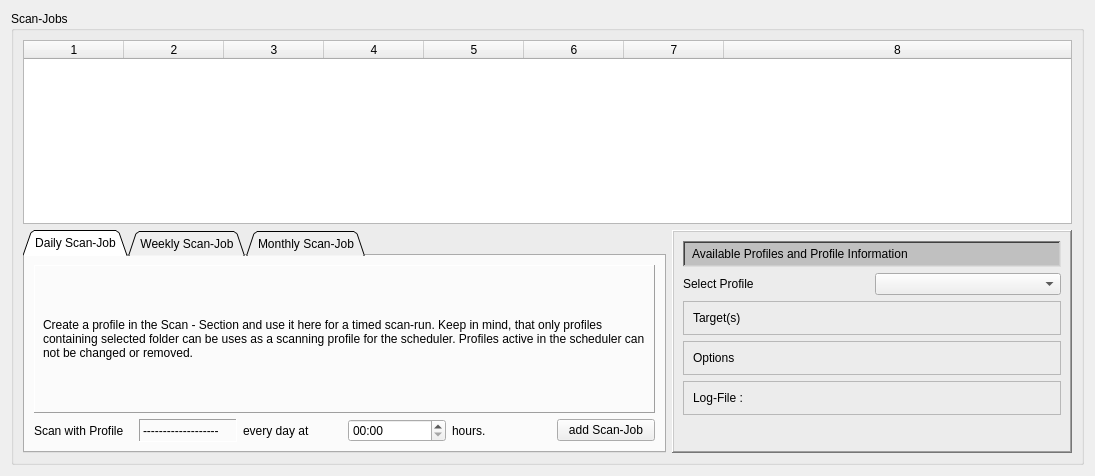
<?xml version="1.0" encoding="UTF-8"?>
<ui version="4.0">
 <class>scheduler</class>
 <widget class="QWidget" name="scheduler">
  <property name="geometry">
   <rect>
    <x>0</x>
    <y>0</y>
    <width>1095</width>
    <height>476</height>
   </rect>
  </property>
  <property name="windowTitle">
   <string>Form</string>
  </property>
  <layout class="QGridLayout" name="gridLayout">
   <item row="0" column="0">
    <widget class="QGroupBox" name="groupBox">
     <property name="title">
      <string>Scan-Jobs</string>
     </property>
     <layout class="QGridLayout" name="gridLayout_2">
      <item row="1" column="0">
       <widget class="QTabWidget" name="tabWidget">
        <property name="tabPosition">
         <enum>QTabWidget::North</enum>
        </property>
        <property name="tabShape">
         <enum>QTabWidget::Triangular</enum>
        </property>
        <property name="currentIndex">
         <number>0</number>
        </property>
        <property name="iconSize">
         <size>
          <width>22</width>
          <height>22</height>
         </size>
        </property>
        <property name="elideMode">
         <enum>Qt::ElideRight</enum>
        </property>
        <widget class="QWidget" name="dailyTab">
         <attribute name="icon">
          <iconset resource="../resources.qrc">
           <normaloff>:/icons/icons/daily.png</normaloff>:/icons/icons/daily.png</iconset>
         </attribute>
         <attribute name="title">
          <string>Daily Scan-Job</string>
         </attribute>
         <layout class="QGridLayout" name="gridLayout_3">
          <item row="1" column="0">
           <widget class="QLabel" name="dailyScanWithLabel">
            <property name="text">
             <string>Scan with Profile</string>
            </property>
           </widget>
          </item>
          <item row="1" column="1">
           <widget class="QLabel" name="dailyProfileLabel">
            <property name="frameShape">
             <enum>QFrame::Panel</enum>
            </property>
            <property name="frameShadow">
             <enum>QFrame::Sunken</enum>
            </property>
            <property name="text">
             <string>-------------------</string>
            </property>
           </widget>
          </item>
          <item row="1" column="2">
           <widget class="QLabel" name="dailyAtLabel">
            <property name="text">
             <string>every day at</string>
            </property>
           </widget>
          </item>
          <item row="1" column="3">
           <widget class="QTimeEdit" name="dailyTimeEdit">
            <property name="displayFormat">
             <string>hh:mm</string>
            </property>
           </widget>
          </item>
          <item row="1" column="4">
           <widget class="QLabel" name="dailyAClockLabel">
            <property name="text">
             <string>hours.</string>
            </property>
           </widget>
          </item>
          <item row="1" column="5">
           <widget class="QPushButton" name="dailyAddScanJobButton">
            <property name="text">
             <string>add Scan-Job</string>
            </property>
            <property name="icon">
             <iconset resource="../resources.qrc">
              <normaloff>:/icons/icons/scheduleAddButton.png</normaloff>:/icons/icons/scheduleAddButton.png</iconset>
            </property>
            <property name="iconSize">
             <size>
              <width>22</width>
              <height>22</height>
             </size>
            </property>
           </widget>
          </item>
          <item row="0" column="0" colspan="6">
           <widget class="QLabel" name="dailyInfoLabel">
            <property name="styleSheet">
             <string notr="true">padding:5px</string>
            </property>
            <property name="frameShape">
             <enum>QFrame::Panel</enum>
            </property>
            <property name="frameShadow">
             <enum>QFrame::Raised</enum>
            </property>
            <property name="text">
             <string>Create a profile in the Scan - Section and use it here for a timed scan-run. Keep in mind, that only profiles containing selected folder can be uses as a scanning profile for the scheduler. Profiles active in the scheduler can not be changed or removed.</string>
            </property>
            <property name="wordWrap">
             <bool>true</bool>
            </property>
           </widget>
          </item>
         </layout>
        </widget>
        <widget class="QWidget" name="weeklyTab">
         <attribute name="icon">
          <iconset resource="../resources.qrc">
           <normaloff>:/icons/icons/weekly.png</normaloff>:/icons/icons/weekly.png</iconset>
         </attribute>
         <attribute name="title">
          <string>Weekly Scan-Job</string>
         </attribute>
         <layout class="QGridLayout" name="gridLayout_4">
          <item row="1" column="0">
           <widget class="QLabel" name="weeklyScanWithLabel">
            <property name="text">
             <string>Scan with Profile</string>
            </property>
           </widget>
          </item>
          <item row="1" column="1">
           <widget class="QLabel" name="weeklyProfileLabel">
            <property name="frameShape">
             <enum>QFrame::Panel</enum>
            </property>
            <property name="frameShadow">
             <enum>QFrame::Sunken</enum>
            </property>
            <property name="text">
             <string>-------------------</string>
            </property>
           </widget>
          </item>
          <item row="1" column="2">
           <widget class="QLabel" name="weeklyEveryLabel">
            <property name="text">
             <string>every</string>
            </property>
           </widget>
          </item>
          <item row="1" column="3">
           <widget class="QComboBox" name="weeklyDayOfWeekComboBox">
            <item>
             <property name="text">
              <string>Monday</string>
             </property>
            </item>
            <item>
             <property name="text">
              <string>Tuesday</string>
             </property>
            </item>
            <item>
             <property name="text">
              <string>Wednesday</string>
             </property>
            </item>
            <item>
             <property name="text">
              <string>Thursdas</string>
             </property>
            </item>
            <item>
             <property name="text">
              <string>Friday</string>
             </property>
            </item>
            <item>
             <property name="text">
              <string>Saturday</string>
             </property>
            </item>
            <item>
             <property name="text">
              <string>Sunday</string>
             </property>
            </item>
           </widget>
          </item>
          <item row="1" column="4">
           <widget class="QLabel" name="weeklyAtLabel">
            <property name="text">
             <string>at</string>
            </property>
           </widget>
          </item>
          <item row="1" column="5">
           <widget class="QTimeEdit" name="weeklyTimeEdit">
            <property name="displayFormat">
             <string>hh:mm</string>
            </property>
           </widget>
          </item>
          <item row="1" column="6">
           <widget class="QLabel" name="weeklyAClockLabel">
            <property name="text">
             <string>hours.</string>
            </property>
           </widget>
          </item>
          <item row="1" column="7">
           <widget class="QPushButton" name="weeklyAddScanJobButton">
            <property name="text">
             <string>add Scan-Job</string>
            </property>
            <property name="icon">
             <iconset resource="../resources.qrc">
              <normaloff>:/icons/icons/scheduleAddButton.png</normaloff>:/icons/icons/scheduleAddButton.png</iconset>
            </property>
            <property name="iconSize">
             <size>
              <width>22</width>
              <height>22</height>
             </size>
            </property>
           </widget>
          </item>
          <item row="0" column="0" colspan="8">
           <widget class="QLabel" name="weeklyInfoLabel">
            <property name="styleSheet">
             <string notr="true">padding:5px</string>
            </property>
            <property name="frameShape">
             <enum>QFrame::Panel</enum>
            </property>
            <property name="frameShadow">
             <enum>QFrame::Raised</enum>
            </property>
            <property name="text">
             <string>Create a profile in the Scan - Section and use it here for a timed scan-run. Keep in mind, that only profiles containing selected folder can be uses as a scanning profile for the scheduler. Profiles active in the scheduler can not be changed or removed.</string>
            </property>
            <property name="wordWrap">
             <bool>true</bool>
            </property>
           </widget>
          </item>
         </layout>
        </widget>
        <widget class="QWidget" name="monthlyTab">
         <attribute name="icon">
          <iconset resource="../resources.qrc">
           <normaloff>:/icons/icons/monthly.png</normaloff>:/icons/icons/monthly.png</iconset>
         </attribute>
         <attribute name="title">
          <string>Monthly Scan-Job</string>
         </attribute>
         <layout class="QGridLayout" name="gridLayout_5">
          <item row="1" column="0">
           <widget class="QLabel" name="monthlyScanWithLabel">
            <property name="text">
             <string>Scan with Profile</string>
            </property>
           </widget>
          </item>
          <item row="1" column="1">
           <widget class="QLabel" name="monthlyProfileLable">
            <property name="frameShape">
             <enum>QFrame::Panel</enum>
            </property>
            <property name="frameShadow">
             <enum>QFrame::Sunken</enum>
            </property>
            <property name="text">
             <string>-------------------</string>
            </property>
           </widget>
          </item>
          <item row="1" column="2">
           <widget class="QLabel" name="monthlyEveryLabel">
            <property name="text">
             <string>at the</string>
            </property>
           </widget>
          </item>
          <item row="1" column="3">
           <widget class="QSpinBox" name="monthlyDaySpinBox">
            <property name="minimum">
             <number>1</number>
            </property>
            <property name="maximum">
             <number>28</number>
            </property>
           </widget>
          </item>
          <item row="1" column="4">
           <widget class="QLabel" name="monthlyAtLabel">
            <property name="text">
             <string>day at</string>
            </property>
           </widget>
          </item>
          <item row="1" column="5">
           <widget class="QTimeEdit" name="monthlyTimeEdit">
            <property name="displayFormat">
             <string>hh:mm</string>
            </property>
           </widget>
          </item>
          <item row="1" column="6">
           <widget class="QLabel" name="monthlyAClockLabel">
            <property name="text">
             <string>hours.</string>
            </property>
           </widget>
          </item>
          <item row="1" column="7">
           <widget class="QPushButton" name="monthlyAddScanJobButton">
            <property name="text">
             <string>add Scan-Job</string>
            </property>
            <property name="icon">
             <iconset resource="../resources.qrc">
              <normaloff>:/icons/icons/scheduleAddButton.png</normaloff>:/icons/icons/scheduleAddButton.png</iconset>
            </property>
            <property name="iconSize">
             <size>
              <width>22</width>
              <height>22</height>
             </size>
            </property>
           </widget>
          </item>
          <item row="0" column="0" colspan="8">
           <widget class="QLabel" name="monthlyInfoLabel">
            <property name="styleSheet">
             <string notr="true">padding:5px</string>
            </property>
            <property name="frameShape">
             <enum>QFrame::Panel</enum>
            </property>
            <property name="frameShadow">
             <enum>QFrame::Raised</enum>
            </property>
            <property name="text">
             <string>Create a profile in the Scan - Section and use it here for a timed scan-run. Keep in mind, that only profiles containing selected folder can be uses as a scanning profile for the scheduler. Profiles active in the scheduler can not be changed or removed.</string>
            </property>
            <property name="wordWrap">
             <bool>true</bool>
            </property>
           </widget>
          </item>
         </layout>
        </widget>
       </widget>
      </item>
      <item row="0" column="0" colspan="2">
       <widget class="QTableWidget" name="scanJobTableWidget">
        <property name="editTriggers">
         <set>QAbstractItemView::NoEditTriggers</set>
        </property>
        <property name="showDropIndicator" stdset="0">
         <bool>false</bool>
        </property>
        <property name="wordWrap">
         <bool>false</bool>
        </property>
        <property name="columnCount">
         <number>8</number>
        </property>
        <attribute name="horizontalHeaderCascadingSectionResizes">
         <bool>true</bool>
        </attribute>
        <attribute name="horizontalHeaderShowSortIndicator" stdset="0">
         <bool>true</bool>
        </attribute>
        <attribute name="horizontalHeaderStretchLastSection">
         <bool>true</bool>
        </attribute>
        <attribute name="verticalHeaderVisible">
         <bool>false</bool>
        </attribute>
        <attribute name="verticalHeaderStretchLastSection">
         <bool>false</bool>
        </attribute>
        <column/>
        <column/>
        <column/>
        <column/>
        <column/>
        <column/>
        <column/>
        <column/>
       </widget>
      </item>
      <item row="1" column="1">
       <widget class="QFrame" name="profileInfoFrame">
        <property name="minimumSize">
         <size>
          <width>400</width>
          <height>0</height>
         </size>
        </property>
        <property name="frameShape">
         <enum>QFrame::WinPanel</enum>
        </property>
        <property name="frameShadow">
         <enum>QFrame::Raised</enum>
        </property>
        <layout class="QGridLayout" name="gridLayout_8">
         <item row="0" column="0">
          <widget class="QLabel" name="profileInfoHeaderLabel">
           <property name="styleSheet">
            <string notr="true">padding:5px;background:#c0c0c0</string>
           </property>
           <property name="frameShape">
            <enum>QFrame::WinPanel</enum>
           </property>
           <property name="frameShadow">
            <enum>QFrame::Sunken</enum>
           </property>
           <property name="text">
            <string>Available Profiles and Profile Information</string>
           </property>
          </widget>
         </item>
         <item row="1" column="0">
          <layout class="QHBoxLayout" name="horizontalLayout">
           <item>
            <widget class="QLabel" name="profileLabel">
             <property name="text">
              <string>Select Profile</string>
             </property>
            </widget>
           </item>
           <item>
            <widget class="QComboBox" name="profileComboBox"/>
           </item>
          </layout>
         </item>
         <item row="2" column="0">
          <widget class="QFrame" name="frame">
           <property name="frameShape">
            <enum>QFrame::StyledPanel</enum>
           </property>
           <property name="frameShadow">
            <enum>QFrame::Raised</enum>
           </property>
           <layout class="QHBoxLayout" name="horizontalLayout_4">
            <item>
             <layout class="QHBoxLayout" name="horizontalLayout_2">
              <item>
               <widget class="QLabel" name="targetLabel">
                <property name="text">
                 <string>Target(s)</string>
                </property>
                <property name="alignment">
                 <set>Qt::AlignLeading|Qt::AlignLeft|Qt::AlignTop</set>
                </property>
               </widget>
              </item>
              <item>
               <widget class="QLabel" name="targetInfoLabel">
                <property name="styleSheet">
                 <string notr="true"/>
                </property>
                <property name="frameShape">
                 <enum>QFrame::NoFrame</enum>
                </property>
                <property name="frameShadow">
                 <enum>QFrame::Plain</enum>
                </property>
                <property name="text">
                 <string/>
                </property>
                <property name="scaledContents">
                 <bool>true</bool>
                </property>
                <property name="alignment">
                 <set>Qt::AlignLeading|Qt::AlignLeft|Qt::AlignTop</set>
                </property>
                <property name="wordWrap">
                 <bool>true</bool>
                </property>
               </widget>
              </item>
             </layout>
            </item>
           </layout>
          </widget>
         </item>
         <item row="3" column="0">
          <widget class="QFrame" name="frame_2">
           <property name="frameShape">
            <enum>QFrame::StyledPanel</enum>
           </property>
           <property name="frameShadow">
            <enum>QFrame::Raised</enum>
           </property>
           <layout class="QGridLayout" name="gridLayout_6">
            <item row="0" column="0">
             <layout class="QHBoxLayout" name="horizontalLayout_3">
              <item>
               <widget class="QLabel" name="optionsLabel">
                <property name="text">
                 <string>Options</string>
                </property>
                <property name="alignment">
                 <set>Qt::AlignLeading|Qt::AlignLeft|Qt::AlignTop</set>
                </property>
               </widget>
              </item>
              <item>
               <widget class="QLabel" name="optionsInfoLabel">
                <property name="frameShape">
                 <enum>QFrame::NoFrame</enum>
                </property>
                <property name="frameShadow">
                 <enum>QFrame::Plain</enum>
                </property>
                <property name="text">
                 <string/>
                </property>
                <property name="scaledContents">
                 <bool>true</bool>
                </property>
                <property name="alignment">
                 <set>Qt::AlignLeading|Qt::AlignLeft|Qt::AlignTop</set>
                </property>
                <property name="wordWrap">
                 <bool>true</bool>
                </property>
               </widget>
              </item>
             </layout>
            </item>
           </layout>
          </widget>
         </item>
         <item row="4" column="0">
          <widget class="QFrame" name="frame_3">
           <property name="frameShape">
            <enum>QFrame::StyledPanel</enum>
           </property>
           <property name="frameShadow">
            <enum>QFrame::Raised</enum>
           </property>
           <layout class="QGridLayout" name="gridLayout_7">
            <item row="0" column="0">
             <widget class="QLabel" name="logFileLabel">
              <property name="text">
               <string>Log-File : </string>
              </property>
             </widget>
            </item>
           </layout>
          </widget>
         </item>
         <item row="5" column="0">
          <spacer name="verticalSpacer">
           <property name="orientation">
            <enum>Qt::Vertical</enum>
           </property>
           <property name="sizeHint" stdset="0">
            <size>
             <width>20</width>
             <height>34</height>
            </size>
           </property>
          </spacer>
         </item>
        </layout>
       </widget>
      </item>
     </layout>
    </widget>
   </item>
  </layout>
 </widget>
 <resources>
  <include location="../resources.qrc"/>
 </resources>
 <connections>
  <connection>
   <sender>monthlyAddScanJobButton</sender>
   <signal>clicked()</signal>
   <receiver>scheduler</receiver>
   <slot>slot_addMonthlyScanJobButtonClicked()</slot>
   <hints>
    <hint type="sourcelabel">
     <x>110</x>
     <y>279</y>
    </hint>
    <hint type="destinationlabel">
     <x>3</x>
     <y>352</y>
    </hint>
   </hints>
  </connection>
  <connection>
   <sender>weeklyAddScanJobButton</sender>
   <signal>clicked()</signal>
   <receiver>scheduler</receiver>
   <slot>slot_addWeeklyScanJobButtonClicked()</slot>
   <hints>
    <hint type="sourcelabel">
     <x>110</x>
     <y>279</y>
    </hint>
    <hint type="destinationlabel">
     <x>7</x>
     <y>347</y>
    </hint>
   </hints>
  </connection>
  <connection>
   <sender>dailyAddScanJobButton</sender>
   <signal>clicked()</signal>
   <receiver>scheduler</receiver>
   <slot>slot_addDailyScanJobButtonClicked()</slot>
   <hints>
    <hint type="sourcelabel">
     <x>517</x>
     <y>389</y>
    </hint>
    <hint type="destinationlabel">
     <x>6</x>
     <y>320</y>
    </hint>
   </hints>
  </connection>
  <connection>
   <sender>profileComboBox</sender>
   <signal>activated(QString)</signal>
   <receiver>scheduler</receiver>
   <slot>slot_profileSelectionChanged()</slot>
   <hints>
    <hint type="sourcelabel">
     <x>1037</x>
     <y>289</y>
    </hint>
    <hint type="destinationlabel">
     <x>1089</x>
     <y>248</y>
    </hint>
   </hints>
  </connection>
 </connections>
 <slots>
  <slot>slot_addMonthlyScanJobButtonClicked()</slot>
  <slot>slot_addDailyScanJobButtonClicked()</slot>
  <slot>slot_addWeeklyScanJobButtonClicked()</slot>
  <slot>slot_profileSelectionChanged()</slot>
 </slots>
</ui>
